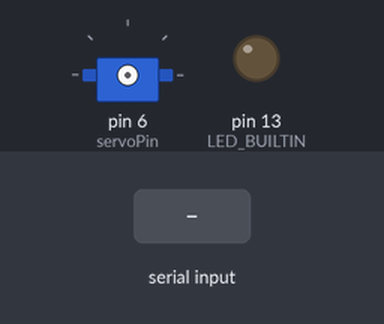
Simulated run of this sketch. Board: Arduino Uno, built with avr-gcc and run on an emulated ATmega328P. On the bench: servo, output pins drawn as LEDs (lit = HIGH). Inputs (shaded band) come from the test bench. What the sketch prints to the serial monitor is not drawn.

Above: at 0.9 s.
1.0 s: "handshake1\n" received over Serial
3.5 s: "pwm:1\n" received over Serial
At 4.6 s:
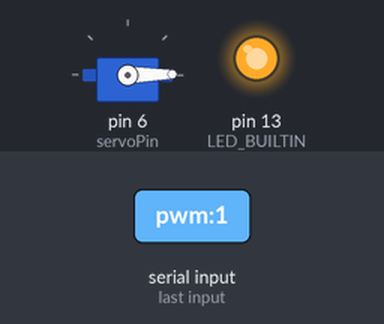
5.0 s: "handshake1:1\n" received over Serial
At 5.7 s:
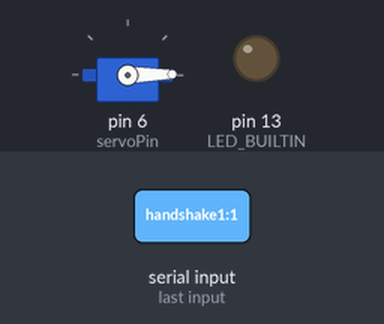
6.5 s: "pwm\n" received over Serial
At 6.9 s:
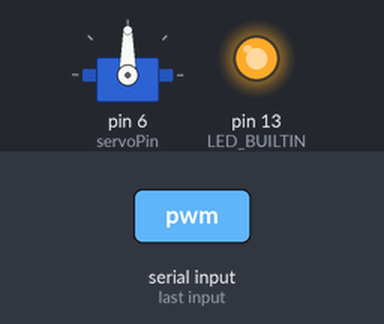
8.0 s: "pwm:150\n" received over Serial
At 9.2 s:
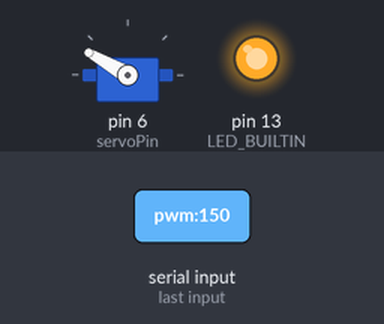
9.5 s: "handshake1:150\n" received over Serial
At 10.4 s:
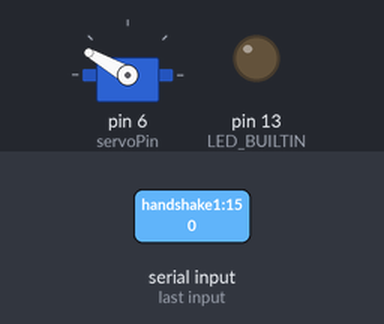
Timing chart, 0 to 12.0 s (numbered marks = the images above; inputs shaded):
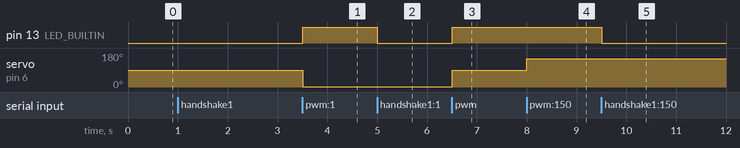

Measured:
- after the input at 3.5 s, pin 13 (LED_BUILTIN): LOW → HIGH at once; servo on pin 6 (servoPin): 90° → 1° at once
- after the input at 5.0 s, pin 13 (LED_BUILTIN): HIGH → LOW at once
- after the input at 6.5 s, pin 13 (LED_BUILTIN): LOW → HIGH at once; servo on pin 6 (servoPin): 1° → 90° at once
- after the input at 8.0 s, servo on pin 6 (servoPin): 90° → 150° at once
- after the input at 9.5 s, pin 13 (LED_BUILTIN): HIGH → LOW at once

The sketch:

flag_arduino.ino
```cpp
#include "pyCommsLib.h"
#include <Servo.h>

Servo myServo;        // Create a servo object
int servoPin = 6;     // Servo signal pin

void setup() {
  Serial.begin(115200);

  init_python_communication();

  myServo.attach(servoPin);

  // For debugging
  pinMode(LED_BUILTIN, OUTPUT);
  digitalWrite(LED_BUILTIN, LOW);

}

void loop() {
  String msg = latest_received_msg();

  if (msg.startsWith("pwm")) {
    int angle = 90; // default
    int sep = msg.indexOf(':');
    if (sep != -1) {
      angle = msg.substring(sep + 1).toInt();
    }

    angle = constrain(angle, 0, 180);
    myServo.write(angle);

    // Debug
    digitalWrite(LED_BUILTIN, HIGH); // Make sure message received
    Serial.print("Received: ");
    Serial.print(msg);
    Serial.print(" | Servo angle: ");
    Serial.println(angle);

  }
  else {
    digitalWrite(LED_BUILTIN, LOW);
  }

  sync();
}
```

pyCommsLib.cpp
```cpp
#include "pyCommsLib.h"
#include "Arduino.h"


#define size_of_array(arr) sizeof(arr) / sizeof(*arr)


String rawMsgFromPython = "NO_PYTHON_MESSAGE";
String payload = "";


String getValue(String data, char separator, int index)
{
  int found = 0;
  int strIndex[] = {0, -1};
  int maxIndex = data.length() - 1;
  for (int i = 0; i <= maxIndex && found <= index; i++) {
    if (data.charAt(i) == separator || i == maxIndex) {
      found++;
      strIndex[0] = strIndex[1] + 1;
      strIndex[1] = (i == maxIndex) ? i + 1 : i;
    }
  }
  return found > index ? data.substring(strIndex[0], strIndex[1]) : "";
}

void load_msg_to_python(String* msgName, String* msg, int numOfMsg) {
  // If we have the same number of data compared to the message
  payload = "";

  for (int i = 0; i < numOfMsg; i++) {
    payload.concat(msgName[i]);
    payload.concat(";");
    payload.concat(msg[i]);
    payload.concat(":");
  }
}

void receive_msg_from_python() {

  String msg = "";

  while (Serial.available()) {
    if (Serial.available()) {
      msg = Serial.readStringUntil('\n');
    }
  }

  if (msg != "") {
    rawMsgFromPython = msg;
  }

}


String latest_received_msg(int index = -1) {
  if(index == -1) {
    return rawMsgFromPython;
  }
  else {
    return getValue(rawMsgFromPython, '@', index);
  }
}

void init_python_communication() {

  while (true) {
    // if the python side sent a message
    if (Serial.available() > 0) {
      String rawMsgFromPython = Serial.readStringUntil('\n');
      if (rawMsgFromPython == "handshake1") {
        break;
      }
    }
  }

  long timer = millis();
  while (millis() - timer < 1000) {
    Serial.println("handshake2");
  }


  while (Serial.available()) {
    Serial.read();
  }

  sync();
}


void sync() {
  receive_msg_from_python();
  String final_payload = "<echo*;";
  final_payload.concat(latest_received_msg());
  final_payload.concat(":");
  final_payload.concat(payload);
  final_payload.concat(">");
  Serial.println(final_payload);
}
```

pyCommsLib.h
```cpp
#ifndef PYCOMMSLIB_H
#define PYCOMMSLIB_H

#define size_of_array(arr) sizeof(arr) / sizeof(*arr)

#include <Arduino.h>

String getValue(String data, char separator, int index);

void load_msg_to_python(String* msgName, String* msg, int numOfMsg);

void receive_msg_from_python();

String latest_received_msg(int index = -1);

void init_python_communication();

void sync();

#endif
```
